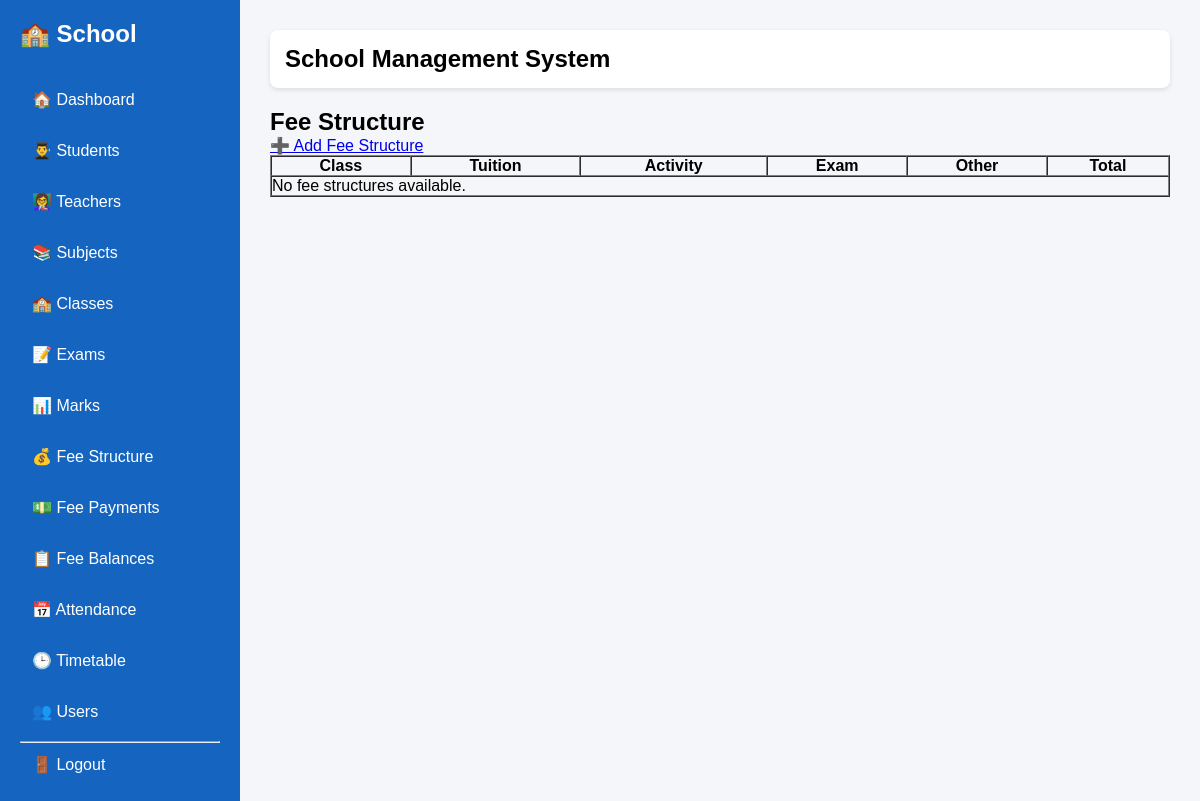
The app's page /fees/ (signed in), older data.
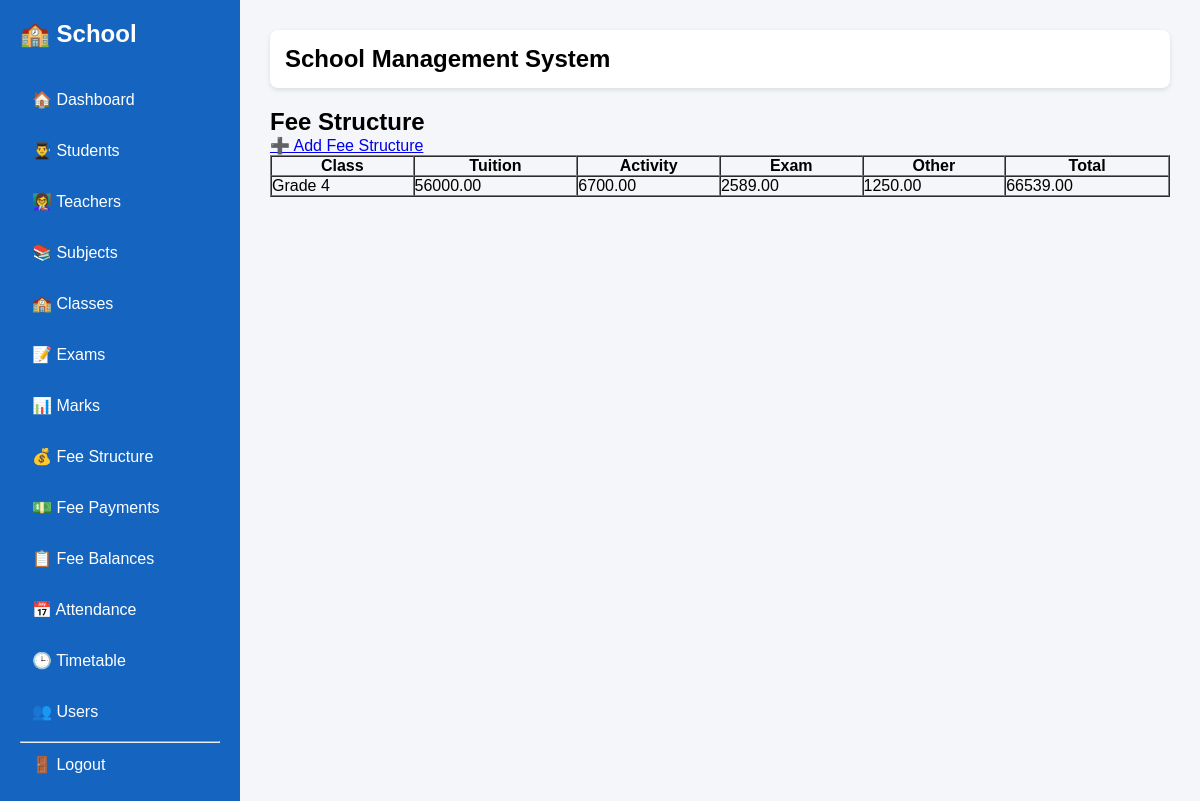
The same page, newer data.
### students/models.py (models this page shows, shortened)
class FeeStructure(models.Model):
    school_class = models.ForeignKey(
        SchoolClass,
        on_delete=models.CASCADE,
    )
    tuition_fee = models.DecimalField(max_digits=10, decimal_places=2)
    activity_fee = models.DecimalField(max_digits=10, decimal_places=2, default=0)
    exam_fee = models.DecimalField(max_digits=10, decimal_places=2, default=0)
    other_fee = models.DecimalField(max_digits=10, decimal_places=2, default=0)
    def total_fee(self):
        return (
            self.tuition_fee
            + self.activity_fee
            + self.exam_fee
            + self.other_fee
        )

class SchoolClass(models.Model):
    name = models.CharField(max_length=50, unique=True)
    class_teacher = models.ForeignKey(
        Teacher,
        on_delete=models.SET_NULL,
        null=True,
        blank=True,
        related_name="class_teacher_for",
    )

### students/views.py (the view)
# urls.py: path("fees/", views.fee_structure_list, name="fee_structure_list"),
@login_required
@admin_or_bursar
@in_group("Bursar")
def fee_structure_list(request):
    fees = FeeStructure.objects.all()
    return render(
        request,
        "students/fee_structure_list.html",
        {"fees": fees},
    )

### students/views.py (called while the page is built)
def in_group(group_name):
    def check(user):
        return (
            user.is_superuser or
            (
                user.is_authenticated and
                user.groups.filter(name=group_name).exists()
            )
        )
    return user_passes_test(check)

### templates/students/fee_structure_list.html
{% extends "base.html" %}
{% block content %}
<h2>Fee Structure</h2>
<p>
    <a href="{% url 'add_fee_structure' %}">
        ➕ Add Fee Structure
    </a>
</p>
<table border="1" cellpadding="10" cellspacing="0" width="100%">
<tr>
    <th>Class</th>
    <th>Tuition</th>
    <th>Activity</th>
    <th>Exam</th>
    <th>Other</th>
    <th>Total</th>
</tr>
{% for fee in fees %}
<tr>
    <td>{{ fee.school_class.name }}</td>
    <td>{{ fee.tuition_fee }}</td>
    <td>{{ fee.activity_fee }}</td>
    <td>{{ fee.exam_fee }}</td>
    <td>{{ fee.other_fee }}</td>
    <td>{{ fee.total_fee }}</td>
</tr>
{% empty %}
<tr>
    <td colspan="6">No fee structures available.</td>
</tr>
{% endfor %}
</table>
{% endblock %}

Row changes from the older to the newer data that the page shows:
added FeeStructure: school_class.name "Grade 4", tuition_fee "56000.00", activity_fee "6700.00", exam_fee "2589.00", other_fee "1250.00", total_fee "66539.00"
Text that changed along with them:
text no longer shown: "No fee structures available."
